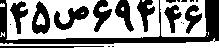
#> input picture out/final.jpg, 219 x 49 px
$ python test2.py
#> lines starting #> are read from the running program, lines starting #| are printed output that depends on the picture
import matplotlib
import matplotlib.pyplot as plt
import numpy as np

from skimage import data, img_as_float , io
from skimage import exposure

matplotlib.rcParams['font.size'] = 8


def plot_img_and_hist(image, axes, bins=256):
    """Plot an image along with its histogram and cumulative histogram.

    """
    image = img_as_float(image)
    ax_img, ax_hist = axes
    ax_cdf = ax_hist.twinx()

    # Display image
    ax_img.imshow(image, cmap=plt.cm.gray)
    ax_img.set_axis_off()

    # Display histogram
    ax_hist.hist(image.ravel(), bins=bins, histtype='step', color='black')
    ax_hist.ticklabel_format(axis='y', style='scientific', scilimits=(0, 0))
    ax_hist.set_xlabel('Pixel intensity')
    ax_hist.set_xlim(0, 1)
    ax_hist.set_yticks([])

    # Display cumulative distribution
    img_cdf, bins = exposure.cumulative_distribution(image, bins)
    ax_cdf.plot(bins, img_cdf, 'r')
    ax_cdf.set_yticks([])

    return ax_img, ax_hist, ax_cdf


# Load an example image
#img = data.moon()
img = io.imread("out/final.jpg")
#> img is the input picture: shape (49, 219); min 0, max 255, mean 147.3
# Gamma
gamma_corrected = exposure.adjust_gamma(img, 2)

# Logarithmic
logarithmic_corrected = exposure.adjust_log(img, 1)

# Display results
fig = plt.figure(figsize=(8, 5))
axes = np.zeros((2, 3), dtype=np.object)
axes[0, 0] = plt.subplot(2, 3, 1)
axes[0, 1] = plt.subplot(2, 3, 2, sharex=axes[0, 0], sharey=axes[0, 0])
axes[0, 2] = plt.subplot(2, 3, 3, sharex=axes[0, 0], sharey=axes[0, 0])
axes[1, 0] = plt.subplot(2, 3, 4)
axes[1, 1] = plt.subplot(2, 3, 5)
axes[1, 2] = plt.subplot(2, 3, 6)

ax_img, ax_hist, ax_cdf = plot_img_and_hist(img, axes[:, 0])
#> in plot_img_and_hist, `img_cdf, bins = exposure.cumulative_distribution(image, bins)`: img_cdf = 256 values from 0.238 to 1; bins = 256 values from 0.00195 to 0.998
ax_img.set_title('Low contrast image')

y_min, y_max = ax_hist.get_ylim()
#> y_min = 0; y_max = 3975.3
ax_hist.set_ylabel('Number of pixels')
ax_hist.set_yticks(np.linspace(0, y_max, 5))

ax_img, ax_hist, ax_cdf = plot_img_and_hist(gamma_corrected, axes[:, 1])
ax_img.set_title('Gamma correction')

ax_img, ax_hist, ax_cdf = plot_img_and_hist(logarithmic_corrected, axes[:, 2])
ax_img.set_title('Logarithmic correction')

ax_cdf.set_ylabel('Fraction of total intensity')
ax_cdf.set_yticks(np.linspace(0, 1, 5))

# prevent overlap of y-axis labels
fig.tight_layout()
plt.show()
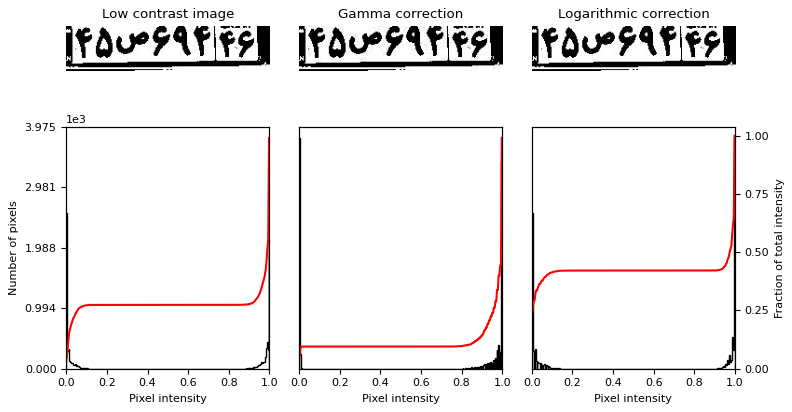
#> figure drawn by matplotlib, 9 panels; panel 9: curve peaks at x = 0.998, y = 1
